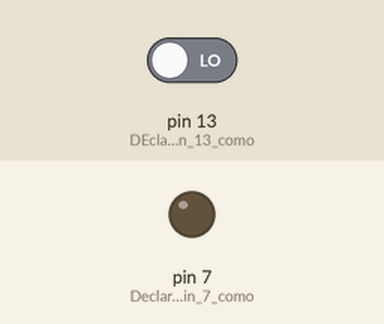
Recording of a sketch running on a simulated Arduino Uno, built with avr-gcc and run on an emulated ATmega328P. Parts: output pins drawn as LEDs (lit = HIGH). Dashed ring = blinking. The inputs (shaded band) are chosen by the test bench; at power-on: pin 13 (DEclaramos_el_pin_13_como) LOW.

Above: at 1.2 s.
1.3 s: pin 13 (DEclaramos_el_pin_13_como) driven HIGH
At 1.8 s:
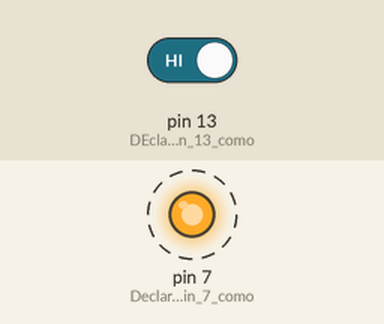
4.3 s: pin 13 (DEclaramos_el_pin_13_como) driven LOW
At 5.2 s:
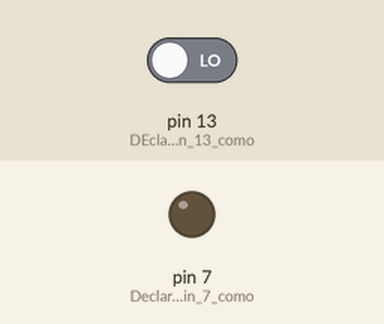
Timing chart, 0 to 7.3 s (numbered marks = the images above; inputs shaded):
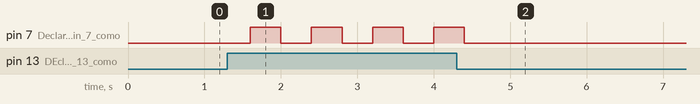

Measured:
- after the input at 1.3 s, pin 7 (Declaramos_el_pin_7_como): alternates HIGH for 0.40 s and LOW for 0.40 s, starting after 0.30 s
- after the input at 4.3 s, pin 7 (Declaramos_el_pin_7_como): goes on until 4.4 s, then stays LOW

The sketch:

Ejercicio_1c.ino
```cpp
int but; //Declaramos una variable entera para el estado del botón
int cont=0; //Declaramos una variable entera como contador y la igualamos a cero

void setup() {
  pinMode(13,INPUT); //DEclaramos el pin 13 como entrada (botón)
  pinMode(7,OUTPUT); //Declaramos el pin 7 como salida (LED)
}

void loop() {
  but=digitalRead(13); //Definimos la variable but como el estado del pin 13 (0 o 1), es decir, si el botón está presionado o no.
  delay(200); //Debido a la estructura física del botón, necesitamos un delay pequeño para que pueda estar totalmente en uno de sus estados.

  //Abrimos un condicional tal que, si la variable but es 1 y cont es 0, entonces se enciende el LED y se le suma 1 a cont, además, se realiza un delay por la misma razón comentada anteriormente.
  if(but && cont==0){
    digitalWrite(7,HIGH);
    cont++;
    delay(200);
  }
  //Abrimos un else if, tal que si but es 1 y cont es 1 entonces el LED se apaga y se le resta 1 a cont, además, se realiza un delay por la misma razón comentada anteriormente.
  else if(but && cont==1){
    digitalWrite(7,LOW);
    cont--;
    delay(200);
  }


}
```
